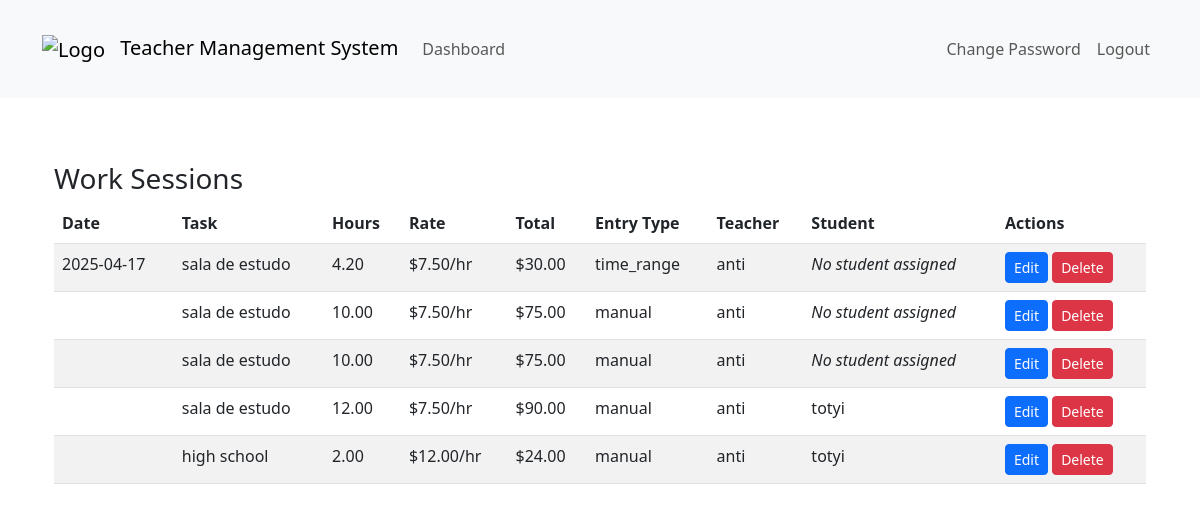
The app's page /dashboard/dashboard/superuser/work-sessions/ (signed in), older data.
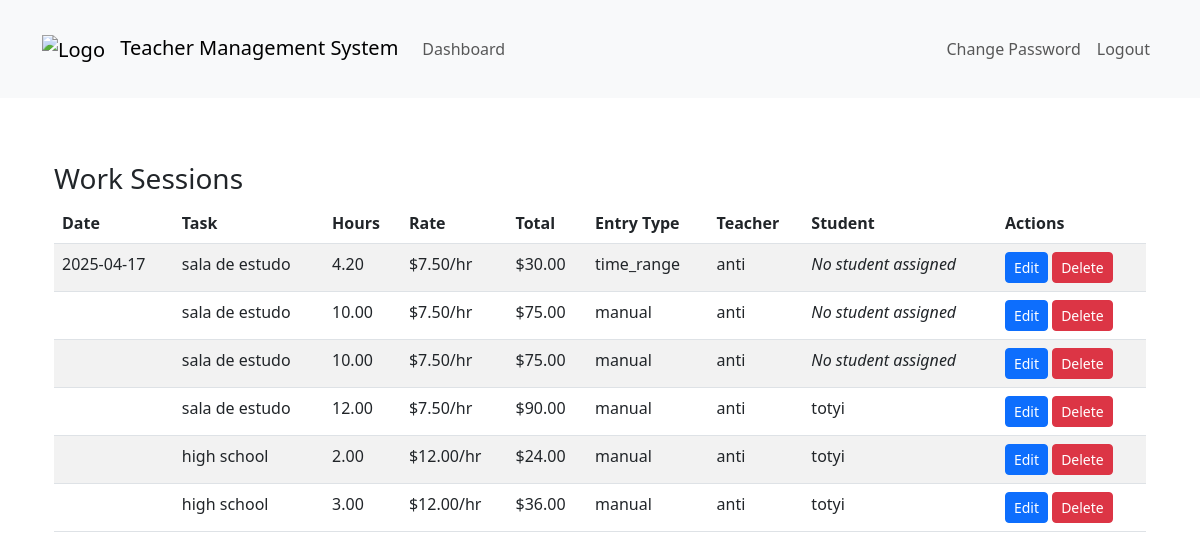
The same page, newer data.
### teachers_app/models.py (models this page shows, shortened)
class WorkSession(models.Model):
    ENTRY_TYPE_CHOICES = [
        ('manual', 'Manual Hours Input'),
        ('clock', 'Clock In/Out'),
        ('time_range', 'Time Range'),
    ]
    teacher = models.ForeignKey(Teacher, on_delete=models.CASCADE)
    task = models.ForeignKey(Task, on_delete=models.CASCADE)
    entry_type = models.CharField(max_length=10, choices=ENTRY_TYPE_CHOICES)
    hourly_rate = models.DecimalField(max_digits=10, decimal_places=2, null=True, blank=True)  # Store the hourly rate at creation time
    stored_hours = models.DecimalField(max_digits=10, decimal_places=2, null=True, blank=True)  # Store the hours at creation time
    is_deleted = models.BooleanField(default=False)
    deleted_at = models.DateTimeField(null=True, blank=True)
    student = models.ForeignKey(
    Student,
    on_delete=models.SET_NULL,
    null=True,    # Makes it nullable in the DB
    blank=True    # Allows blank in forms
)
    manual_hours = models.DecimalField(max_digits=5, decimal_places=2, null=True, blank=True)
    clock_in = models.DateTimeField(null=True, blank=True)
    clock_out = models.DateTimeField(null=True, blank=True)
    start_time = models.DateTimeField(null=True, blank=True)
    end_time = models.DateTimeField(null=True, blank=True)
    created_at = models.DateTimeField(auto_now_add=True)
    total_amount = models.DecimalField(max_digits=10, decimal_places=2, null=True, blank=True)
    def calculated_hours(self):
        if self.entry_type == 'manual' and self.manual_hours:
            return self.manual_hours
        elif self.entry_type == 'clock' and self.clock_in and self.clock_out:
            duration = self.clock_out - self.clock_in
            return duration.total_seconds() / 3600  # Return hours
        elif self.entry_type == 'time_range' and self.start_time and self.end_time:
            duration = self.end_time - self.start_time
            return duration.total_seconds() / 3600  # Return hours
        return None  # Return None if no valid data

class Task(models.Model):
    name = models.CharField(max_length=200)
    description = models.TextField(blank=True, null=True)
    duration = models.DurationField(null=True, blank=True)
    price = models.DecimalField(max_digits=10, decimal_places=2, default=0.00)
    hourly_rate = models.DecimalField(max_digits=10, decimal_places=2)
    created_at = models.DateTimeField(auto_now_add=True)
    updated_at = models.DateTimeField(auto_now=True)
    is_active = models.BooleanField(default=True)

class Teacher(models.Model):
    user = models.OneToOneField(CustomUser, on_delete=models.CASCADE)
    subjects = models.CharField(max_length=200, blank=True, help_text="Optional: List of subjects taught")

class CustomUser(AbstractUser):
    is_student   = models.BooleanField(default=False)
    is_teacher = models.BooleanField(default=False)
    is_inspector = models.BooleanField(default=False)

class Student(models.Model):
    user = models.OneToOneField(settings.AUTH_USER_MODEL, on_delete=models.CASCADE)
    phone = models.CharField(max_length=20, blank=True, null=True)
    is_active = models.BooleanField(default=True)
    def __str__(self):
        return self.user.username

### teachers_app/views.py (the view)
# urls.py: path('dashboard/superuser/work-sessions/', views.list_work_sessions, name='superuser_list_work_sessions'),
@login_required
@user_passes_test(lambda u: u.is_superuser)
def list_work_sessions(request):
    work_sessions = WorkSession.objects.select_related('task', 'teacher').order_by('-start_time')
    context = {
        'work_sessions': work_sessions
    }
    return render(request, 'superuser/list_work_sessions.html', context)

### templates/superuser/list_work_sessions.html (shortened to what this page needs)
{% extends 'base.html' %}
{% load static %}
{% block content %}
<div class="container">
    <h3>Work Sessions</h3>
    <div class="row">
        <div class="col-md-12">
            <table class="table table-striped">
                <thead>
                    <tr>
                        <th>Date</th>
                        <th>Task</th>
                        <th>Hours</th>
                        <th>Rate</th>
                        <th>Total</th>
                        <th>Entry Type</th>
                        <th>Teacher</th>
                        <th>Student</th>
                        <th>Actions</th>
                    </tr>
                </thead>
                <tbody>
                    {% for session in work_sessions %}
                    <tr>
                        <td>{{ session.start_time|date:"Y-m-d" }}</td>
                        <td>{{ session.task.name }}</td>
                        <td>{{ session.calculated_hours|floatformat:2 }}</td>
                        <td>${{ session.task.hourly_rate|floatformat:2 }}/hr</td>
                        <td>${{ session.total_amount|floatformat:2 }}</td>
                        <td>{{ session.entry_type }}</td>
                        <td>{{ session.teacher.user.username }}</td>
                        <td>{% if session.student %}{{ session.student }}{% else %}<em>No student assigned</em>{% endif %}</td>
                        <td>
                            <a href="{% url 'edit_work_session' session.id %}" class="btn btn-sm btn-primary">Edit</a>
                            <form method="post" action="{% url 'delete_work_session' session.id %}" style="display: inline;" onsubmit="return confirm('Are you sure you want to delete this work session?');">
                                <button type="submit" class="btn btn-sm btn-danger">Delete</button>
                            </form>
                        </td>
                    </tr>
                    {% empty %}
                    <tr>
                        <td colspan="9">No work sessions found.</td>
                    </tr>
                    {% endfor %}
                </tbody>
            </table>
        </div>
    </div>
</div>
{% endblock %}

### templates/base.html (shortened to what this page needs)
<!DOCTYPE html>
{% load static %}
<html lang="en">
    <head>
        <link href="https://cdn.jsdelivr.net/npm/bootstrap@5.3.0/dist/css/bootstrap.min.css" rel="stylesheet">
        <link rel="stylesheet" href="{% static 'css/custom.css' %}">
    </head>
<body class="custom-bg">
    <nav class="navbar navbar-expand-lg navbar-light bg-light">
        <div class="container">
            <a class="navbar-brand" href="{% url 'dashboard' %}">
                <img src="{% static 'images/logo.png' %}" alt="Logo" class="logo">
                Teacher Management System
            </a>
            <div class="collapse navbar-collapse" id="navbarNav">
                <ul class="navbar-nav me-auto">
                    {% if user.is_authenticated %}
                        <li class="nav-item">
                            <a class="nav-link" href="{% url 'dashboard' %}">Dashboard</a>
                        </li>
                    {% endif %}
                </ul>
                <ul class="navbar-nav">
                    {% if user.is_authenticated %}
                        <li class="nav-item">
                            <a class="nav-link" href="{% url 'change_password' %}">Change Password</a>
                        </li>
                        <li class="nav-item">
                            <form method="post" action="{% url 'logout' %}" class="d-inline">
                                <button type="submit" class="btn nav-link border-0 bg-transparent">Logout</button>
                            </form>
                        </li>
                    {% else %}
                        <li class="nav-item">
                            <a class="nav-link" href="{% url 'login' %}">Login</a>
                        </li>
                    {% endif %}
                </ul>
            </div>
        </div>
    </nav>
    <div class="container mt-4">
        {% block content %}
        {% endblock %}
    </div>
</body>
</html>

### static/css/custom.css (style rules this page uses)
body { margin: 0; min-height: 100vh; background-size: cover; background-position: center; background-attachment: fixed; background-repeat: no-repeat; }
body::before { content: ""; position: fixed; top: 0; left: 0; width: 100%; height: 100%; z-index: -1; }
.logo { max-height: 50px; margin-right: 10px; }
.container { padding-top: 20px; padding-bottom: 20px; }
.custom-bg { margin: 0; min-height: 100vh; background-image: url('/static/images/background.png'); background-size: cover; background-position: center; background-attachment: fixed; background-repeat: no-repeat; }

Row changes from the older to the newer data that the page shows:
added WorkSession: task.name "high school", calculated_hours "3.00", task.hourly_rate "12.00", total_amount "36.00", entry_type "manual", teacher.user.username "anti", student "totyi"
